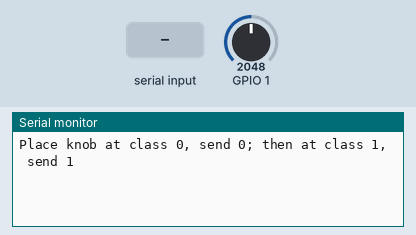
Bench run of a sketch on a simulated ESP32. Shown: the last lines printed to the serial monitor. The test bench sets the inputs (shaded band); at power-on: GPIO 1 = 2048.

Above: at 1.2 s.
1.3 s: "0" received over Serial
At 2.5 s:
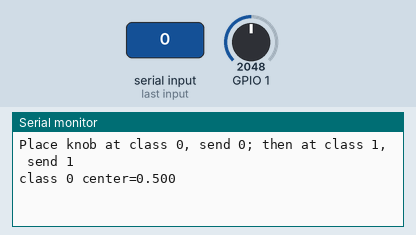
3.3 s: "1" received over Serial
At 3.98 s:
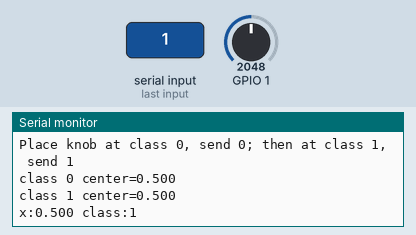
5.7 s: GPIO 1 set to 2866
At 5.78 s:
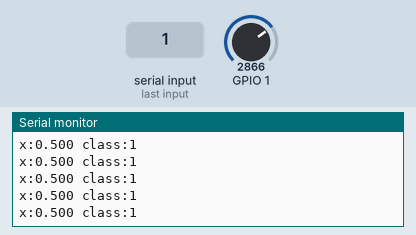
7.2 s: GPIO 1 set to 3603
At 7.38 s:
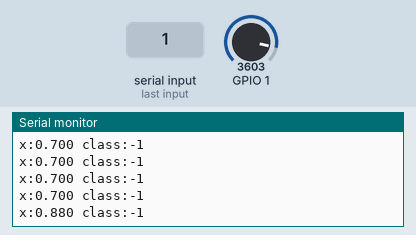
Timing chart, 0 to 9.7 s (numbered marks = the images above; inputs shaded):
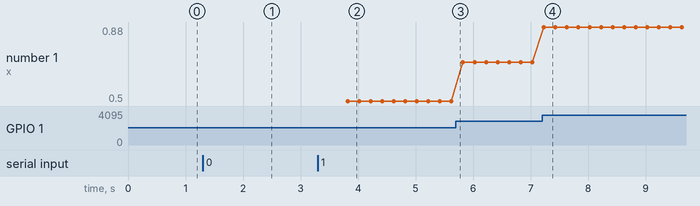

The sketch:

l37_classifier.ino
```cpp
// Train two one-dimensional centroids using your own potentiometer samples.
#include <Arduino.h>
float center[2] = {0, 0};
bool trained[2] = {false, false};
void train(int label) {
  uint32_t sum = 0;
  for (int i = 0; i < 100; ++i) { sum += analogRead(1); delay(5); }
  center[label] = sum / (100.0f * 4095.0f);
  trained[label] = true;
  Serial.printf("class %d center=%.3f\n", label, center[label]);
}
void setup() {
  Serial.begin(115200);
  Serial.println("Place knob at class 0, send 0; then at class 1, send 1");
}
void loop() {
  if (Serial.available()) {
    char command = Serial.read();
    if (command == '0' || command == '1') train(command - '0');
  }
  if (!trained[0] || !trained[1]) { delay(20); return; }
  float x = analogRead(1) / 4095.0f;
  float d0 = fabsf(x - center[0]), d1 = fabsf(x - center[1]);
  // Reject samples far from both learned classes; this is not a probability.
  int label = min(d0, d1) > 0.12f ? -1 : (d0 < d1 ? 0 : 1);
  Serial.printf("x:%.3f class:%d\n", x, label);
  delay(200);
}
```

Measured:
- after the input at 1.3 s, the serial monitor: prints a new line after 0.52 s (image 1)
- after the input at 3.3 s, the serial monitor: prints a new line after 0.52 s (image 2)
- after the input at 7.2 s, the serial monitor: prints a new line at once (image 4)
- plotted number 1: 0.5 → 0.7 after the input at 5.7 s, 0.7 → 0.88 after the input at 7.2 s
